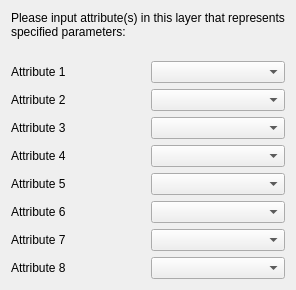
       <widget class="QWidget" name="pg10ExtraKeywords">
        <layout class="QVBoxLayout" name="verticalLayout_33">
         <item>
          <widget class="QLabel" name="lblSelectExtraKeywords">
           <property name="styleSheet">
            <string notr="true">font: 11pt &quot;Ubuntu&quot;;</string>
           </property>
           <property name="text">
            <string>Please input attribute(s) in this layer that represents specified parameters:</string>
           </property>
           <property name="alignment">
            <set>Qt::AlignLeading|Qt::AlignLeft|Qt::AlignTop</set>
           </property>
           <property name="wordWrap">
            <bool>true</bool>
           </property>
          </widget>
         </item>
         <item>
          <spacer name="verticalSpacer_10">
           <property name="orientation">
            <enum>Qt::Vertical</enum>
           </property>
           <property name="sizeType">
            <enum>QSizePolicy::Fixed</enum>
           </property>
           <property name="sizeHint" stdset="0">
            <size>
             <width>20</width>
             <height>16</height>
            </size>
           </property>
          </spacer>
         </item>
         <item>
          <layout class="QGridLayout" name="kwExtraKeywordsGridLayout">
           <item row="0" column="1">
            <widget class="QComboBox" name="cboExtraKeyword1"/>
           </item>
           <item row="1" column="1">
            <widget class="QComboBox" name="cboExtraKeyword2"/>
           </item>
           <item row="2" column="1">
            <widget class="QComboBox" name="cboExtraKeyword3"/>
           </item>
           <item row="3" column="1">
            <widget class="QComboBox" name="cboExtraKeyword4"/>
           </item>
           <item row="4" column="1">
            <widget class="QComboBox" name="cboExtraKeyword5"/>
           </item>
           <item row="5" column="1">
            <widget class="QComboBox" name="cboExtraKeyword6"/>
           </item>
           <item row="6" column="1">
            <widget class="QComboBox" name="cboExtraKeyword7"/>
           </item>
           <item row="7" column="1">
            <widget class="QComboBox" name="cboExtraKeyword8"/>
           </item>
           <item row="0" column="0">
            <widget class="QLabel" name="lblExtraKeyword1">
             <property name="text">
              <string>Attribute 1</string>
             </property>
             <property name="wordWrap">
              <bool>true</bool>
             </property>
            </widget>
           </item>
           <item row="1" column="0">
            <widget class="QLabel" name="lblExtraKeyword2">
             <property name="text">
              <string>Attribute 2</string>
             </property>
             <property name="wordWrap">
              <bool>true</bool>
             </property>
            </widget>
           </item>
           <item row="2" column="0">
            <widget class="QLabel" name="lblExtraKeyword3">
             <property name="text">
              <string>Attribute 3</string>
             </property>
             <property name="wordWrap">
              <bool>true</bool>
             </property>
            </widget>
           </item>
           <item row="3" column="0">
            <widget class="QLabel" name="lblExtraKeyword4">
             <property name="text">
              <string>Attribute 4</string>
             </property>
             <property name="wordWrap">
              <bool>true</bool>
             </property>
            </widget>
           </item>
           <item row="4" column="0">
            <widget class="QLabel" name="lblExtraKeyword5">
             <property name="text">
              <string>Attribute 5</string>
             </property>
             <property name="wordWrap">
              <bool>true</bool>
             </property>
            </widget>
           </item>
           <item row="5" column="0">
            <widget class="QLabel" name="lblExtraKeyword6">
             <property name="text">
              <string>Attribute 6</string>
             </property>
             <property name="wordWrap">
              <bool>true</bool>
             </property>
            </widget>
           </item>
           <item row="6" column="0">
            <widget class="QLabel" name="lblExtraKeyword7">
             <property name="text">
              <string>Attribute 7</string>
             </property>
             <property name="wordWrap">
              <bool>true</bool>
             </property>
            </widget>
           </item>
           <item row="7" column="0">
            <widget class="QLabel" name="lblExtraKeyword8">
             <property name="text">
              <string>Attribute 8</string>
             </property>
             <property name="wordWrap">
              <bool>true</bool>
             </property>
            </widget>
           </item>
          </layout>
         </item>
         <item>
          <spacer name="verticalSpacer_9">
           <property name="orientation">
            <enum>Qt::Vertical</enum>
           </property>
           <property name="sizeHint" stdset="0">
            <size>
             <width>20</width>
             <height>0</height>
            </size>
           </property>
          </spacer>
         </item>
        </layout>
       </widget>
